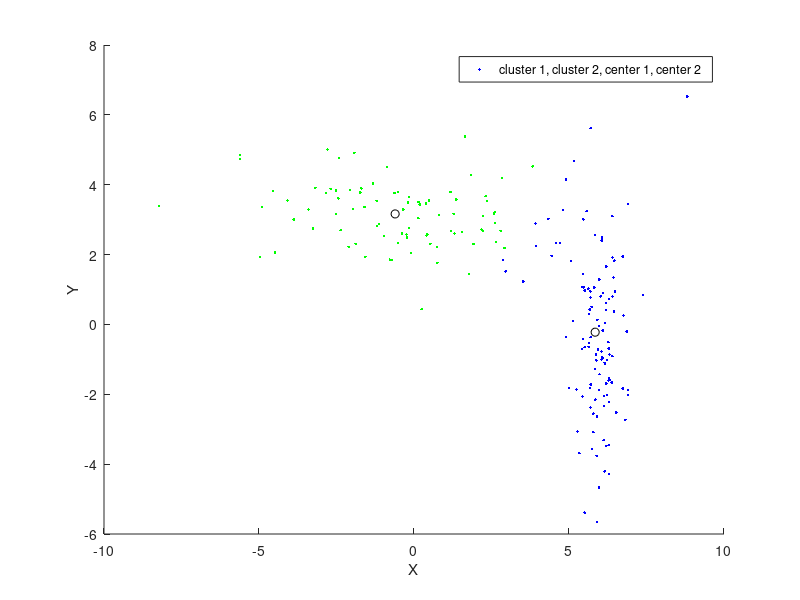

Write MATLAB code to recreate this figure.
% Problem 2

%% 2a)
load clust_data.dat

[IDX, center] = kmeans(clust_data,2);
center

%% 2b)
clust1 = zeros(10,2);
clust2 = zeros(10,2);
n = 1;
m = 1;
hold on
for i=1:200
    if IDX(i)==1
        clust1(n,:) = clust_data(i,:);
        n = n+1;
    else
        clust2(m,:) = clust_data(i,:);
        m = m+1;
    end
end

%% 2c)
plot(clust1(:,1),clust1(:,2), "b.")
plot(clust2(:,1),clust2(:,2), "g.")

hold on
plot(center(1,1),center(1,2),"ko")
plot(center(2,1), center(2,2), "ko")

legend("cluster 1, cluster 2, center 1, center 2")
xlabel("X")
ylabel("Y")